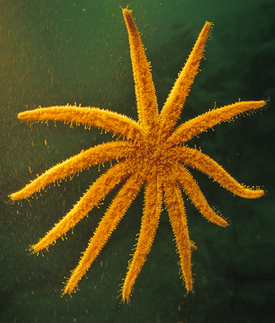
#> input picture img_processing/ss.png, 275 x 323 px
$ jupyter execute img_gradient.ipynb   (shell and % lines are left out)
#> lines starting #> are read from the running program, lines starting #| are printed output that depends on the picture; after the words box and inside, x2 and y2 are one past the last pixel; in counts of white or black regions, pixels touching at a corner belong together
[cell 1]
import cv2
import numpy as np
import matplotlib.pyplot as plt

[cell 2]
img = cv2.imread('./ss.png')
#> img is the input picture: shape (323, 275, 3); mean B, G, R 28.8, 73.6, 84.1
img = img[:,:,::-1]/255.0
plt.imshow(img)
plt.show()

[cell 3]
img_g = np.gradient(img, edge_order=2)
#> img_g = 3 items
plt.subplot(1,3,1)
plt.imshow(img_g[0])
plt.subplot(1,3,2)
plt.imshow(img_g[1])
plt.subplot(1,3,3)
plt.imshow(img_g[2])
plt.show()
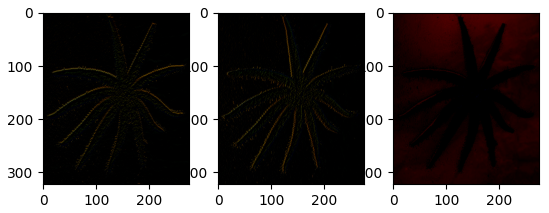
#> figure drawn by matplotlib, 3 panels

[cell 4]
out = 0
for i in img_g:
    if isinstance(out, int):
        out = i
    else:
        out *= i;
#> this loop made 3 passes
#> pass 1, `out = i`:
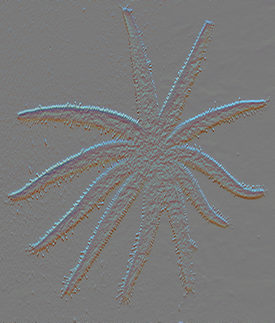
#> out: shape (323, 275, 3) float64; mean of channels 0, 1, 2 -0.000251, -0.000497, -0.000232; drawn with min black and max white
plt.imshow(out)
plt.show()
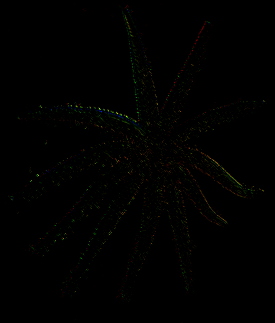
#> shown: shape (323, 275, 3) float64; mean R, G, B 0.000101, 0.000107, 2.01e-05; drawn with min black and max white

[cell 5]
unit = np.float32(np.int8(img>0.6))
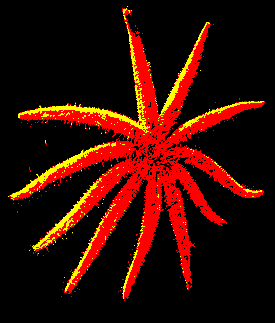
#> unit: shape (323, 275, 3) float32; mean R, G, B 0.204, 0.0386, 0
print(unit.shape)
#| (323, 275, 3)
plt.imshow(unit[:,:,0])
plt.show()
plt.imshow(unit[:,:,1])
plt.show()
plt.imshow(unit[:,:,2])
plt.show()
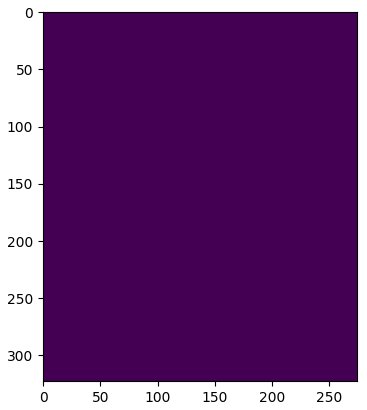
#> figure drawn by matplotlib, 1 panel

unit_r = unit[:,:,0]
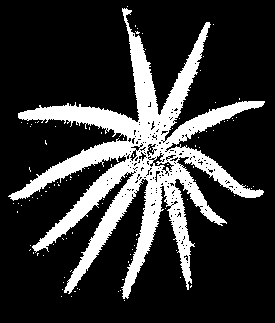
#> unit_r: shape (323, 275) float32; values 0 (black) and 1 (white), 20.4% white; 103 white regions (102 under 20 px), largest, box (x1, y1, x2, y2) and area: (8, 8, 265, 299) 17933

[cell 6]
layers = []
for i in range(3):
    layer = img[:,:,i]
    layer = layer * unit_r
    layers.append(layer)

    plt.imshow(layer)
    plt.show()
#> this loop made 3 passes
#> pass 1, `layer = img[:,:,i]`:
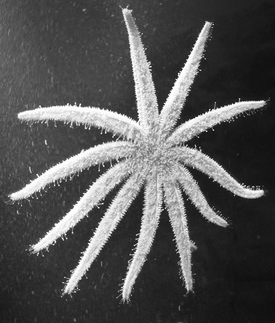
#> layer: shape (323, 275) float64; min 0.051, max 1, mean 0.33
#> pass 1, `layer = layer * unit_r`:
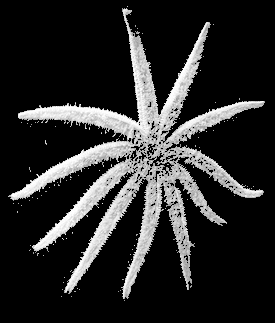
#> layer: shape (323, 275) float64; min 0, max 1, mean 0.165
#> after the loop:
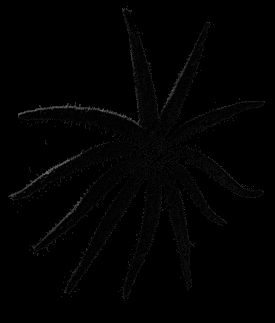
#> layer: shape (323, 275) float64; min 0, max 0.455, mean 0.00798
#> after the loop, layers = 3 items

img = np.stack(layers, 2)
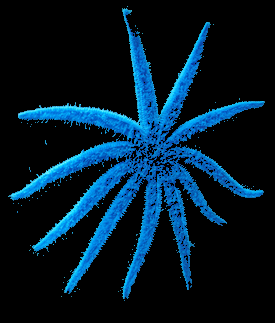
#> img: shape (323, 275, 3) float64; mean of channels 0, 1, 2 0.165, 0.101, 0.00798; drawn as B, G, R

plt.imshow(img)
plt.show()
